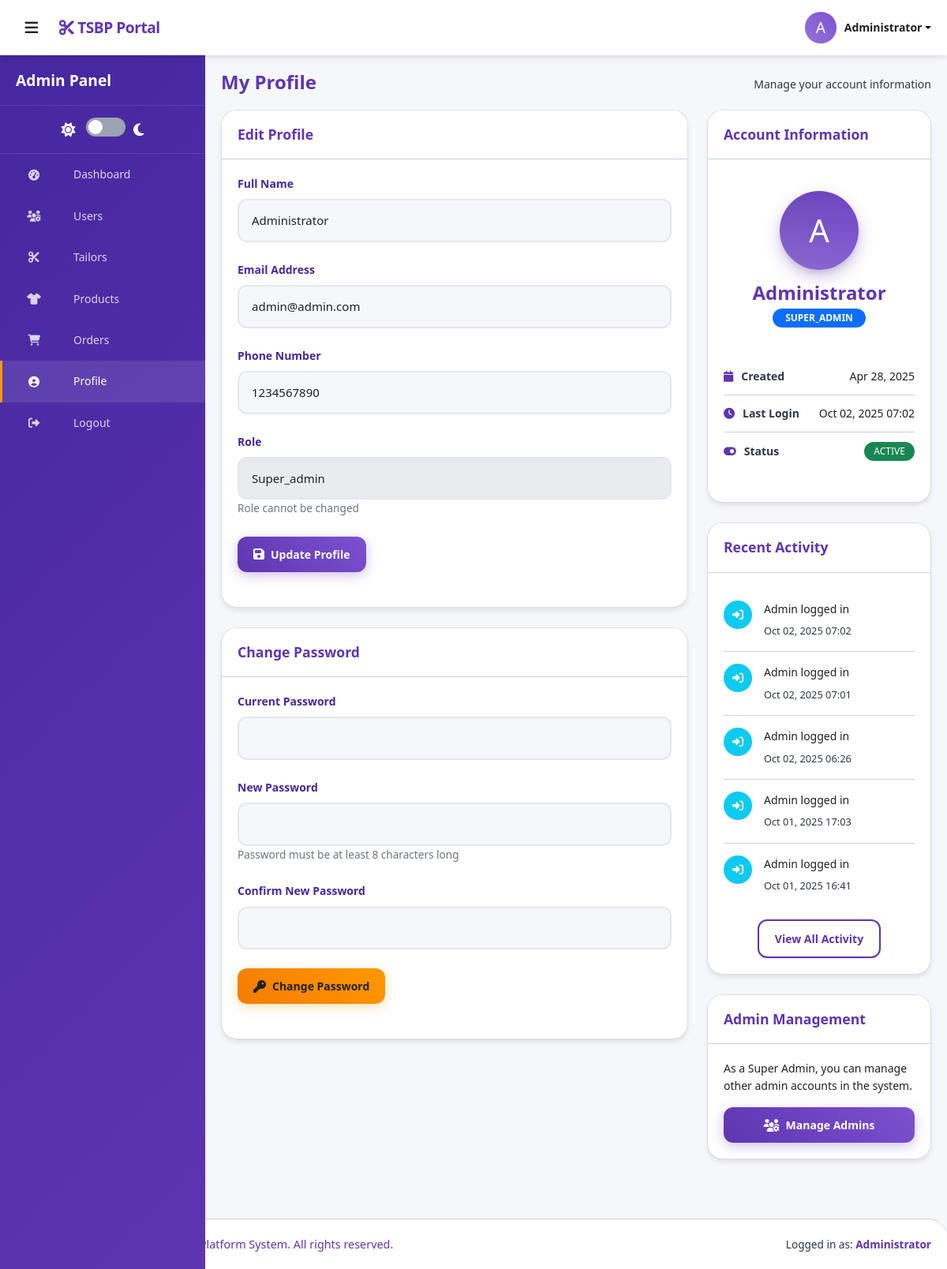
Page /tsbp/admin/profile.php (signed in) on the committed database.
### tables this page shows
CREATE TABLE `activity_logs` (
  `log_id` int(11) NOT NULL,
  `user_id` int(11) DEFAULT NULL,
  `admin_id` int(11) DEFAULT NULL,
  `action` varchar(100) NOT NULL,
  `description` text DEFAULT NULL,
  `ip_address` varchar(45) DEFAULT NULL,
  `user_agent` text DEFAULT NULL,
  `timestamp` datetime DEFAULT current_timestamp()
);

### tsbp/admin/functions/admin_functions.php (called while the page is built, shortened)
<?php
function getActivityIconClass($action) {
    $classes = [
        'login' => 'info',
        'logout' => 'info',
        'registration' => 'success',
        'password_reset' => 'warning',
        'application_submit' => 'primary',
        'approved' => 'success',
        'rejected' => 'danger',
        'under_review' => 'warning',
        'certificate' => 'success',
        'update_profile' => 'info',
        'update_admin' => 'warning',
        'delete' => 'danger'
    ];
    return isset($classes[$action]) ? $classes[$action] : 'secondary';
}
function getAdminDetails($conn, $adminId) {
    $query = "SELECT * FROM admins WHERE admin_id = ?";
    $stmt = $conn->prepare($query);
    $stmt->bind_param("i", $adminId);
    $stmt->execute();
    $result = $stmt->get_result();
    if($result && $result->num_rows > 0) {
        return $result->fetch_assoc();
    }
    return false;
}
function getAdminActivityLogs($conn, $adminId, $limit = 10) {
    $logs = [];
    $query = "SELECT * FROM activity_logs WHERE admin_id = ? ORDER BY timestamp DESC LIMIT ?";
    $stmt = $conn->prepare($query);
    $stmt->bind_param("ii", $adminId, $limit);
    $stmt->execute();
    $result = $stmt->get_result();
    if($result) {
        while($row = $result->fetch_assoc()) {
            $logs[] = $row;
        }
    }
    return $logs;
}

### tsbp/admin/functions/auth_functions.php (called while the page is built, shortened)
<?php
function getActivityIcon($action) {
    switch($action) {
        case 'login':
            return 'sign-in-alt';
    }
}

### tsbp/admin/profile.php (the view, shortened to what this page needs)
<?php
require_once('includes/config.php');
require_once('functions/auth_functions.php');
require_once('functions/admin_functions.php');
$admin_id = $_SESSION['admin_id'];
$admin = getAdminDetails($conn, $admin_id);
$recentLogs = getAdminActivityLogs($conn, $admin_id, 5);
?>
<?php include('includes/header.php'); ?>
<?php include('includes/sidebar.php'); ?>
<main class="main-content">
	<div class="container">
		<div class="page-header">
			<h1>My Profile</h1>
			<p>
				Manage your account information
			</p>
		</div>
		<div class="row">
			<div class="col-lg-8">
				<div class="card">
					<div class="card-header">
						<h3>Edit Profile</h3>
					</div>
					<div class="card-body">
						<form action="" method="POST">
							<div class="form-group">
								<label for="fullname">Full Name</label>
								<input type="text" id="fullname" name="fullname" class="form-control" value="<?php echo htmlspecialchars($admin['fullname']); ?>" required>
							</div>
							<div class="form-group">
								<label for="email">Email Address</label>
								<input type="email" id="email" name="email" class="form-control" value="<?php echo htmlspecialchars($admin['email']); ?>" required>
							</div>
							<div class="form-group">
								<label for="phone">Phone Number</label>
								<input type="text" id="phone" name="phone" class="form-control" value="<?php echo htmlspecialchars($admin['phone']); ?>" required>
							</div>
							<div class="form-group">
								<label for="role">Role</label>
								<input type="text" id="role" class="form-control" value="<?php echo ucfirst($admin['role']); ?>" readonly>
								<small class="form-text text-muted">Role cannot be changed</small>
							</div>
							<div class="form-group">
								<button type="submit" name="update_profile" class="btn btn-primary">
									<i class="fas fa-save"></i> Update Profile
								</button>
							</div>
						</form>
					</div>
				</div>
				<div class="card mt-4">
					<div class="card-header">
						<h3>Change Password</h3>
					</div>
					<div class="card-body">
						<form action="" method="POST">
							<div class="form-group">
								<label for="current_password">Current Password</label>
								<input type="password" id="current_password" name="current_password" class="form-control" required>
							</div>
							<div class="form-group">
								<label for="new_password">New Password</label>
								<input type="password" id="new_password" name="new_password" class="form-control" required>
								<small class="form-text text-muted">Password must be at least 8 characters long</small>
							</div>
							<div class="form-group">
								<label for="confirm_password">Confirm New Password</label>
								<input type="password" id="confirm_password" name="confirm_password" class="form-control" required>
							</div>
							<div class="form-group">
								<button type="submit" name="change_password" class="btn btn-warning">
									<i class="fas fa-key"></i> Change Password
								</button>
							</div>
						</form>
					</div>
				</div>
			</div>
			<div class="col-lg-4">
				<div class="card">
					<div class="card-header">
						<h3>Account Information</h3>
					</div>
					<div class="card-body">
						<div class="admin-profile">
							<div class="admin-avatar">
								<span class="avatar-text"><?php echo strtoupper(substr($admin['fullname'], 0, 1)); ?></span>
							</div>
							<h2 class="admin-name"><?php echo htmlspecialchars($admin['fullname']); ?></h2>
							<span class="admin-role badge bg-primary"><?php echo ucfirst($admin['role']); ?></span>
							<div class="account-details mt-4">
								<div class="detail-item">
									<span class="label"><i class="fas fa-calendar"></i> Created</span>
									<span class="value"><?php echo date('M d, Y', strtotime($admin['created_at'])); ?></span>
								</div>
								<div class="detail-item">
									<span class="label"><i class="fas fa-clock"></i> Last Login</span>
									<span class="value">
										<?php echo $admin['last_login'] ? date('M d, Y H:i', strtotime($admin['last_login'])) : 'Never'; ?>
									</span>
								</div>
								<div class="detail-item">
									<span class="label"><i class="fas fa-toggle-on"></i> Status</span>
									<span class="value badge bg-<?php echo $admin['status'] === 'active' ? 'success' : 'danger'; ?>">
										<?php echo ucfirst($admin['status']); ?>
									</span>
								</div>
							</div>
						</div>
					</div>
				</div>
				<div class="card mt-4">
					<div class="card-header">
						<h3>Recent Activity</h3>
					</div>
					<div class="card-body">
						<ul class="activity-list">
							<?php if (empty($recentLogs)): ?>
							<li class="no-activity">No recent activity</li>
							<?php else : ?>
							<?php foreach ($recentLogs as $log): ?>
							<li class="activity-item">
								<div class="activity-icon bg-<?php echo getActivityIconClass($log['action']); ?>">
									<i class="fas fa-<?php echo getActivityIcon($log['action']); ?>"></i>
								</div>
								<div class="activity-content">
									<p>
										<?php echo htmlspecialchars($log['description']); ?>
									</p>
									<small><?php echo date('M d, Y H:i', strtotime($log['timestamp'])); ?></small>
								</div>
							</li>
							<?php endforeach; ?>
							<?php endif; ?>
						</ul>
						<div class="text-center mt-3">
							<a href="activity_logs.php?admin=<?php echo $admin_id; ?>" class="btn btn-outline">
								View All Activity
							</a>
						</div>
					</div>
				</div>
				<?php if ($_SESSION['admin_role'] === 'super_admin'): ?>
				<div class="card mt-4">
					<div class="card-header">
						<h3>Admin Management</h3>
					</div>
					<div class="card-body">
						<p>
							As a Super Admin, you can manage other admin accounts in the system.
						</p>
						<a href="admins.php" class="btn btn-primary btn-block">
							<i class="fas fa-users-cog"></i> Manage Admins
						</a>
					</div>
				</div>
				<?php endif; ?>
			</div>
		</div>
	</div>
</main>
<?php include('includes/footer.php'); ?>

### rows in the picture
activity_logs: description "Admin logged in", timestamp "Oct 02, 2025 07:02"
activity_logs: description "Admin logged in", timestamp "Oct 02, 2025 07:01"
activity_logs: description "Admin logged in", timestamp "Oct 02, 2025 06:26"
activity_logs: description "Admin logged in", timestamp "Oct 01, 2025 17:03"
activity_logs: description "Admin logged in", timestamp "Oct 01, 2025 16:41"

### other values in the picture
substr($_SESSION['admin_name'], 0, 1) "A"
$_SESSION['admin_name'] "Administrator"
substr($admin['fullname'], 0, 1) "A"
$admin['fullname'] "Administrator"
$admin['role'] "SUPER_ADMIN"
date('M d, Y', strtotime($admin['created_at'])) "Apr 28, 2025"
date('M d, Y H:i', strtotime($admin['last_login'])) "Oct 02, 2025 07:02"
$admin['status'] "ACTIVE"
